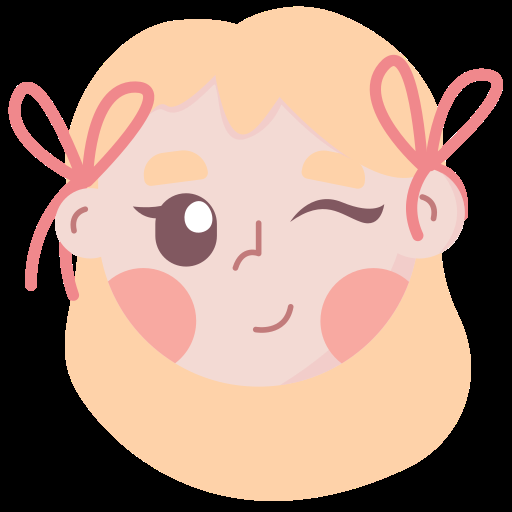
#> input picture girl.png, 512 x 512 px
$ python flip.py
#> lines starting #> are read from the running program, lines starting #| are printed output that depends on the picture


from cv2ip import AlphaBlend, BaseIP
import numpy as np
from PIL import Image
import cv2

ip = AlphaBlend

image_flip = cv2.imread("girl.png")
#> image_flip is the input picture: shape (512, 512, 3); mean B, G, R 119.1, 134.3, 164.5

cv2.imshow("before", image_flip)

image_LRflip = cv2.flip(image_flip, 1) # 左右翻轉
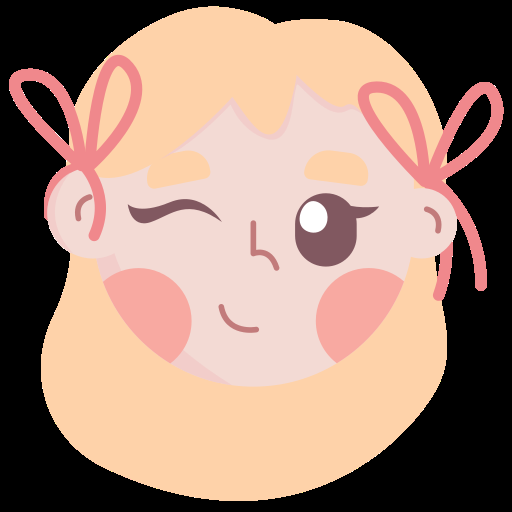
#> image_LRflip: shape (512, 512, 3); mean B, G, R 119.1, 134.3, 164.5

cv2.imshow("after", image_LRflip)
cv2.waitKey(0)

$ run again, with blackwhite.png copied over girl.png
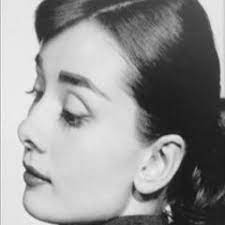
#> input picture blackwhite.png, 225 x 225 px
#> image_flip is the input picture: shape (225, 225, 3); min 10, max 249, mean 147.2
#> `image_LRflip = cv2.flip(image_flip, 1)`:
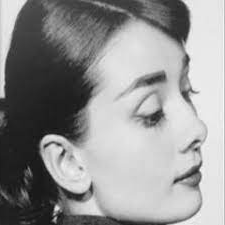
#> image_LRflip: shape (225, 225, 3); min 10, max 249, mean 147.2
